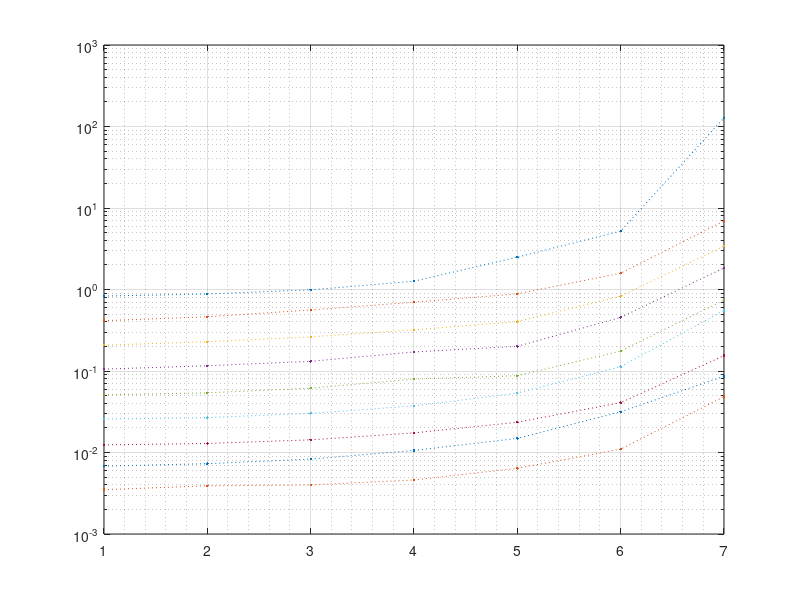

This figure's MATLAB source: (Note: this script raises an error after producing the figure.)
% script to present mae results

%% clear
clear all;
close all;
clc;

%% load data
load mae_results_n_2_to_10.mat

%% arrange data
BS_n  = BS_mae(1:7);

FT_n2 = FT_mae(8:14);
FT_n3 = FT_mae(15:21);
FT_n4 = FT_mae(22:28);
FT_n5 = FT_mae(29:35);
FT_n6 = FT_mae(36:42);
FT_n7 = FT_mae(43:49);
FT_n8 = FT_mae(50:56);
FT_n9 = FT_mae(57:63);

RESULTS = [BS_n, FT_n2 FT_n3 FT_n4 FT_n5 FT_n6 FT_n7 FT_n8 FT_n9];

Ps_n = Ps(1:7);




%% plots
figure;
p = semilogy(RESULTS, ':.'); 
grid on; grid minor;


p(1).Marker = '.';
p(2).Marker = '*';
p(3).Marker = 'hexagram';
p(4).Marker = '>';
p(5).Marker = '<';
p(6).Marker = '+';
p(7).Marker = 'o';
p(8).Marker = 'square';
p(9).Marker = 'x';



legend('Baseline n=1', ...
       'n=2 | FT with f=[2 2]', ...
       'n=3 | FT with f=[1 1 2]', ...
       'n=4 | FT with f=[1 3 2 3]', ...
       'n=5 | FT with f=[1 3 2 2 3]', ...
       'n=6 | FT with f=[1 1 2 2 3 3]', ...
       'n=7 | FT with f=[1 1 3 2 3 2 3]', ...
       'n=8 | FT with f=[1 1 2 2 2 3 3 3]', ...
       'n=9 | FT with f=[1 1 2 2 2 2 3 2 3]');










